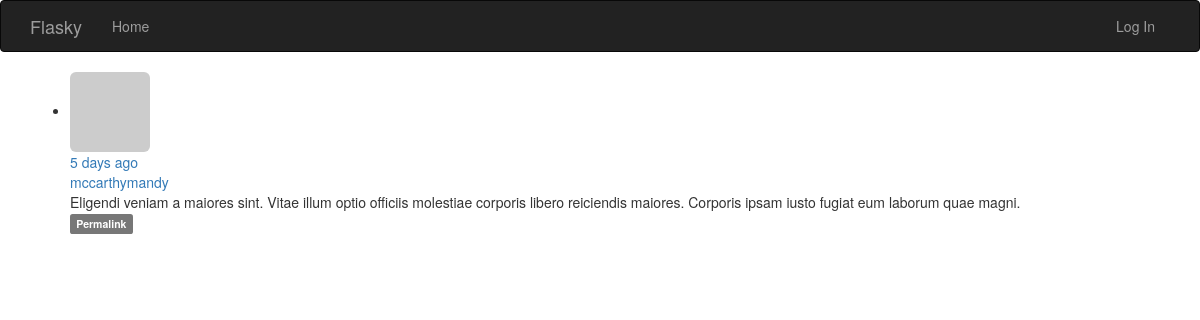
The page /post/101 on the database as committed earlier.
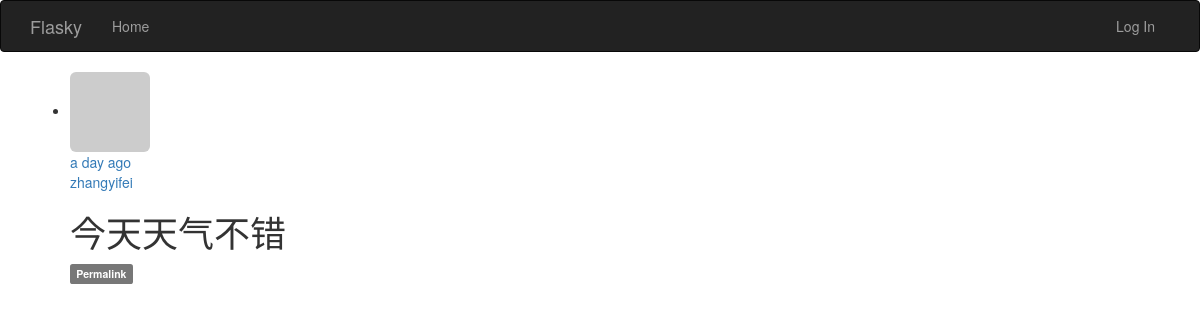
The same page on the database as committed later.
### app/models.py (models this page shows, shortened)
class Post(db.Model):
    __tablename__ = 'posts'
    id = db.Column(db.Integer, primary_key=True)
    body = db.Column(db.Text)
    body_html = db.Column(db.Text)
    timestamp = db.Column(db.DateTime, index=True, default=datetime.utcnow)
    author_id = db.Column(db.Integer, db.ForeignKey('users.id'))

class User(UserMixin, db.Model):
    __tablename__ = 'users'
    id = db.Column(db.Integer, primary_key=True)
    email = db.Column(db.String(64), unique=True, index=True)
    username = db.Column(db.String(64), unique=True, index=True)
    role_id = db.Column(db.Integer, db.ForeignKey('roles.id'))
    password_hash = db.Column(db.String(128))
    confirmed = db.Column(db.Boolean, default=False)
    name = db.Column(db.String(64))
    location = db.Column(db.String(64))
    about_me = db.Column(db.Text())
    member_since = db.Column(db.DateTime(), default=datetime.utcnow)
    last_seen = db.Column(db.DateTime(), default=datetime.utcnow)
    avatar_hash = db.Column(db.String(32))
    posts = db.relationship('Post', backref='author', lazy='dynamic')
    followed = db.relationship('Follow',
                               foreign_keys=[Follow.follower_id],
                               backref=db.backref('follower', lazy='joined'),
                               lazy='dynamic',
                               cascade='all, delete-orphan')
    followers = db.relationship('Follow',
                                foreign_keys=[Follow.followed_id],
                                backref=db.backref('followed', lazy='joined'),
                                lazy='dynamic',
                                cascade='all, delete-orphan')
    @property
    def password(self):
        raise AttributeError('password is not a readable attribute')
    def gravatar(self, size=100, default='identicon', rating='g'):
        url = 'https://secure.gravatar.com/avatar'
        hash = self.avatar_hash or self.gravatar_hash()
        return '{url}/{hash}?s={size}&d={default}&r={rating}'.format(
            url=url, hash=hash, size=size, default=default, rating=rating)

### app/main/views.py (the view)
@main.route('/post/<int:id>')
def post(id):
    post = Post.query.get_or_404(id)
    return render_template('post.html', posts=[post])

### app/auth/views.py (called while the page is built)
@auth.before_app_request
def before_request():
    if current_user.is_authenticated:
        current_user.ping()
        if not current_user.confirmed \
                and request.endpoint[:5] != 'auth.':
            return redirect(url_for('auth.unconfirmed'))

### app/main/__init__.py (called while the page is built)
@main.app_context_processor
def inject_permissions():
    return dict(Permission=Permission)

### app/models.py (called while the page is built)
    def is_administrator(self):
        return False

### app/templates/post.html (shortened to what this page needs)
{% extends "base.html" %}
{% block page_content %}
{% include "_posts.html" %}
{% endblock %}

### app/templates/_posts.html (shortened to what this page needs)
<ul class="posts">
    {% for post in posts %}
    <li class="post">
        <div class="post-thumbnail">
            <a href="{{ url_for('.user', username=post.author.username) }}">
                <img class="img-rounded profile-thumbnail"
                     src="{{ post.author.gravatar(size=40) }}"
            </a>
        </div>
        <div class="page-content">
            <div class="post-date">{{ moment(post.timestamp).fromNow() }}</div>
            <div class="post-author">
                <a href="{{ url_for('.user', username=post.author.username) }}">
                    {{ post.author.username }}
                </a>
            </div>
            <div class="post-body">
                {% if post.body_html %}
                {{ post.body_html | safe }}
                {% else %}
                {{ post.body }}
                {% endif %}
            </div>
            <div class="post-footer">
                <a href="{{ url_for('.post', id=post.id) }}">
                    <span class="label label-default">Permalink</span>
                </a>
            </div>
        </div>
    </li>
    {% endfor %}
</ul>

Rows that differ between the two databases and show on the page:
removed Post: timestamp "5 days ago", author.username "mccarthymandy", body "Eligendi veniam a maiores sint. Vitae illum optio officiis molestiae corporis libero reiciendis maiores. Corporis ipsam iusto fugiat eum laborum quae magni."
added Post: timestamp "a day ago", author.username "zhangyifei", body_html "今天天气不错"
